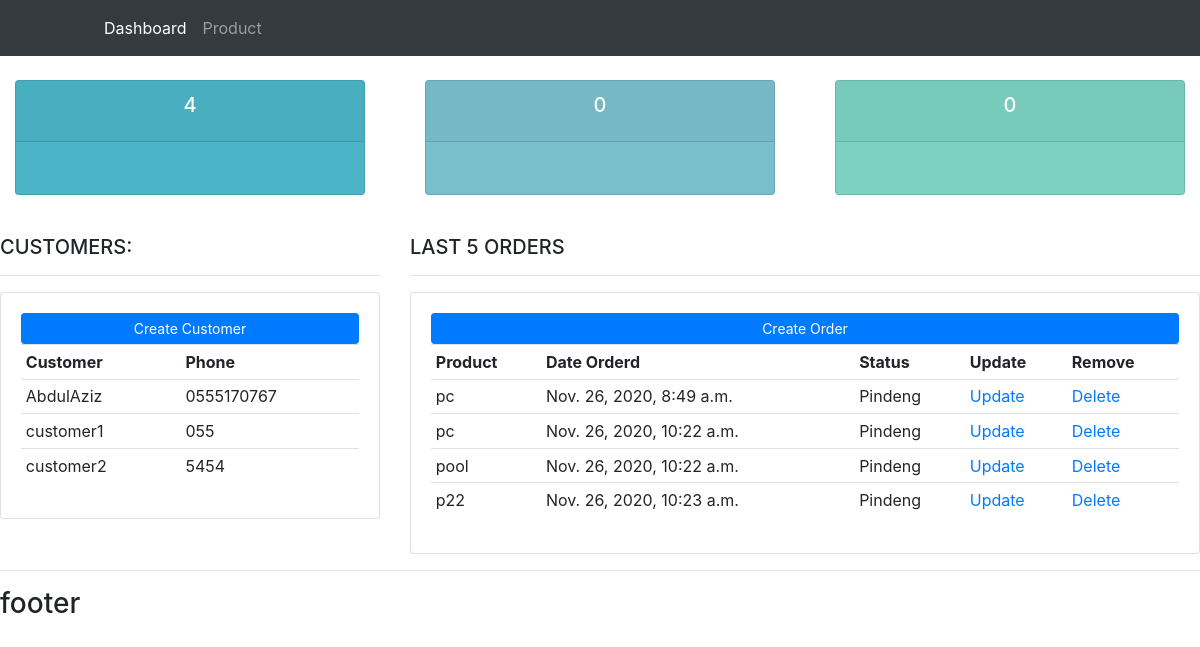
The app's page /, older data.
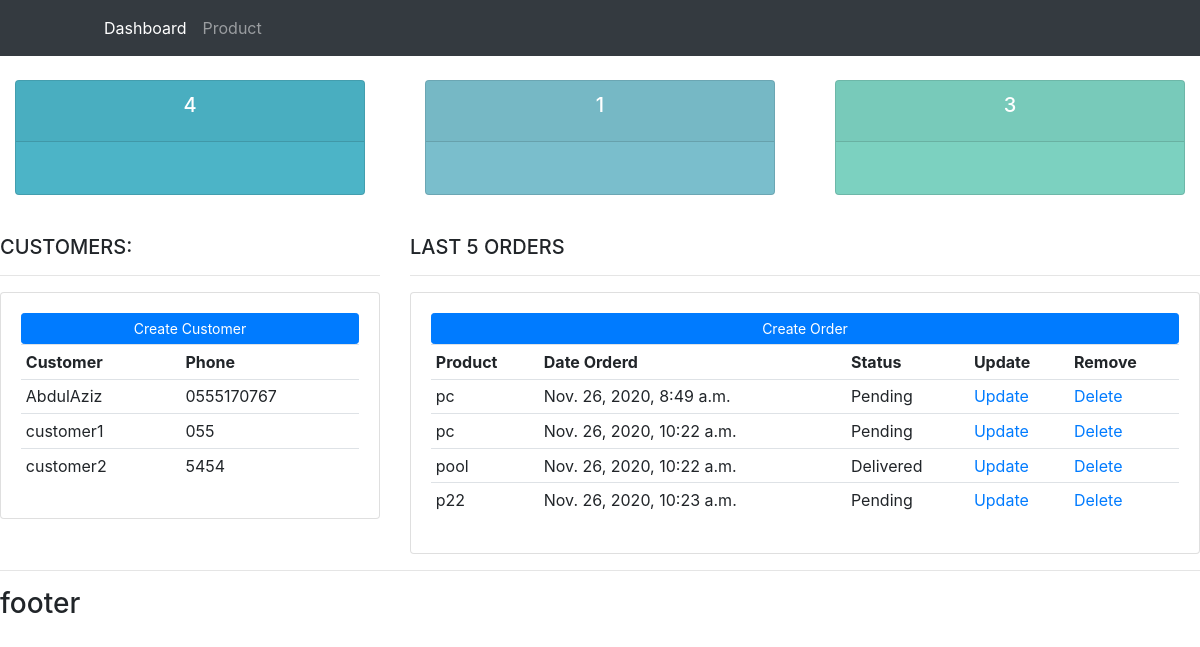
The same page, newer data.
### accounts/models.py (models this page shows, shortened)
class Customer(models.Model):
    name = models.CharField(max_length=20,null=True)
    phone = models.CharField(max_length=20,null=True)
    email = models.EmailField(max_length=50,null=True)
    date_created = models.DateTimeField(auto_now_add=True)

class Order(models.Model):
    STATUS=(
        ('Pending','Pending'),
        ('Out For Delivery','Out For Delivery'),
        ('Delivered','Delivered'),
    )
    customer = models.ForeignKey(Customer,null=True, on_delete=models.SET_NULL)
    product = models.ForeignKey(Product,null=True, on_delete=models.SET_NULL)
    status = models.CharField(max_length = 150,null=True,choices=STATUS)
    date_created = models.DateTimeField(auto_now_add=True,null=True)

class Product(models.Model):
    CATEGORY=(
        ('Indoor','Indoor'),
        ('Outdoor','Outdoor'),
    )
    name = models.CharField(max_length = 200,null=True)
    price = models.FloatField(null=True)
    category = models.CharField(max_length = 200,null=True,choices=CATEGORY)
    description = models.CharField(max_length = 200,null=True,blank=True)
    date_created = models.DateTimeField(auto_now_add=True,null=True)
    tags = models.ManyToManyField(Tag)
    def __str__(self):
        return self.name

### accounts/views.py (the view)
# urls.py: path('', views.home, name='home'),
def home(request):
    orders = Order.objects.all()
    customers = Customer.objects.all()
    total_customers = customers.count()
    total_order = orders.count()
    delivered = orders.filter(status='Delivered').count()
    pinding  = orders.filter(status='Pending').count()
    context = {
        'orders' :orders,
        'customers' :customers,
        'total_customers':total_customers,
        'total_order':total_order,
        'delivered':delivered,
        'pinding':pinding,
        }
    return render(request,'accounts/dashboard.html', context)

### templates/accounts/dashboard.html
{%  extends 'accounts/main.html' %}
{% block content %}
{%  include 'accounts/status.html' %}
<br>
<div class="row">
	<div class="col-md-4">
		<h5>CUSTOMERS:</h5>
		<hr>
		<div class="card card-body">
			<a class="btn btn-primary  btn-sm btn-block" href="">Create Customer</a>
			<table class="table table-sm">
				<tr>
					<th>Customer</th>
					<th>Phone</th>
				</tr>
				{% for customer in customers %}
					<tr>
						<td>{{customer.name}}</td>
						<td>{{customer.phone}}</td>
					</tr>
				{% endfor %}
			</table>
		</div>
	</div>
	<div class="col-md-8">
		<h5>LAST 5 ORDERS</h5>
		<hr>
		<div class="card card-body">
			<a class="btn btn-primary  btn-sm btn-block" href="">Create Order</a>
			<table class="table table-sm">
				<tr>
					<th>Product</th>
					<th>Date Orderd</th>
					<th>Status</th>
					<th>Update</th>
					<th>Remove</th>
				</tr>
				{% for order in orders %}
					<tr>
						<td>{{order.product}}</td>
						<td>{{order.date_created}}</td>
						<td>{{order.status}}</td>
						<td><a href="#">Update</a></td>
						<td><a href="#">Delete</a></td>
					</tr>
				{% endfor %}
			</table>
		</div>
	</div>
</div>
{% endblock %}

### templates/accounts/main.html (shortened to what this page needs)
{% load static %}
<!DOCTYPE html>
<html lang="en">
<head>
    <link rel="stylesheet" href="{% static 'css\main.css' %}" >
    <link rel="stylesheet" href="{% static 'css\bootstrap.min.css' %}" >
</head>
<body>
    {% include 'accounts/navbar.html' %}
    {% block content %}
    {% endblock content %}
    <hr>
    <h3>footer</h3>
</body>
</html>

### templates/accounts/navbar.html (shortened to what this page needs)
{% load static %}
<nav class="navbar navbar-expand-lg navbar-dark bg-dark">
    <div class="collapse navbar-collapse" id="navbarNav">
      <ul class="navbar-nav">
        <li class="nav-item active">
          <a class="nav-link" href="#">Dashboard</a>
        </li>
        <li class="nav-item">
          <a class="nav-link" href="#">Product</a>
        </li>
      </ul>
    </div>
  </nav>

### templates/accounts/status.html (shortened to what this page needs)
<br>
<div class="row">
	<div class="col">
		<div class="col-md">
			<div class="card text-center text-white  mb-3" id="total-orders">
			  	<div class="card-header">
			  		<h5 class="card-title">{{total_order}}</h5>
			  	</div>
			  	<div class="card-body">
			  	</div>
			</div>
		</div>
	</div>
	<div class="col">
		<div class="col-md">
			<div class="card text-center text-white  mb-3" id="orders-delivered">
			  	<div class="card-header">
			  		<h5 class="card-title">{{delivered}}</h5>
			  	</div>
			  	<div class="card-body">
			  	</div>
			</div>
		</div>
	</div>
	<div class="col">
		<div class="col-md">
			<div class="card text-center text-white  mb-3" id="orders-pending">
			  	<div class="card-header">
			  		<h5 class="card-title">{{pinding}}</h5>
			  	</div>
			  	<div class="card-body">
			  	</div>
			</div>
		</div>
	</div>
</div>

### static/css/main.css (style rules this page uses)
body { background-color: #ebeff5; }
#total-orders { background-color: #4cb4c7; }
#orders-delivered { background-color: #7abecc; }
#orders-pending { background-color: #7cd1c0; }

Row changes from the older to the newer data that the page shows:
changed Order "Nov. 26, 2020, 8:49 a.m.": status "Pindeng" → "Pending"
changed Order (number 2 of 4 on the later page): status "Pindeng" → "Pending"
changed Order "pool": status "Pindeng" → "Delivered"
changed Order "Nov. 26, 2020, 10:23 a.m.": status "Pindeng" → "Pending"
Text that changed along with them:
{{ delivered }}: "0" → "1"
{{ pinding }}: "0" → "3"
